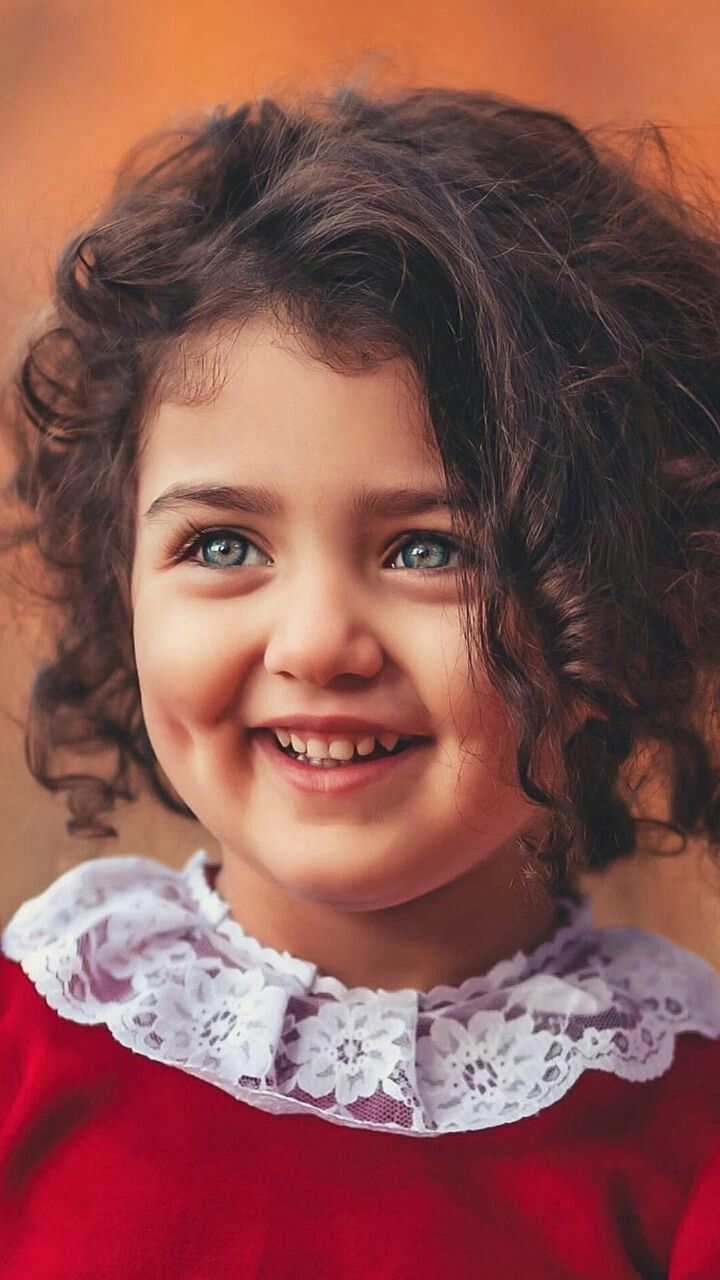
#> input picture Image_processing_Practical_labs/Exp6/pk.jpg, 720 x 1280 px, found by its file name
$ jupyter execute 'Gaussin Filter.ipynb'
#> lines starting #> are read from the running program, lines starting #| are printed output that depends on the picture
[cell 1]
# libraries
import cv2
import numpy as np
import matplotlib.pyplot as plt

# open the image f
f = cv2.imread('PK.jpg',0)
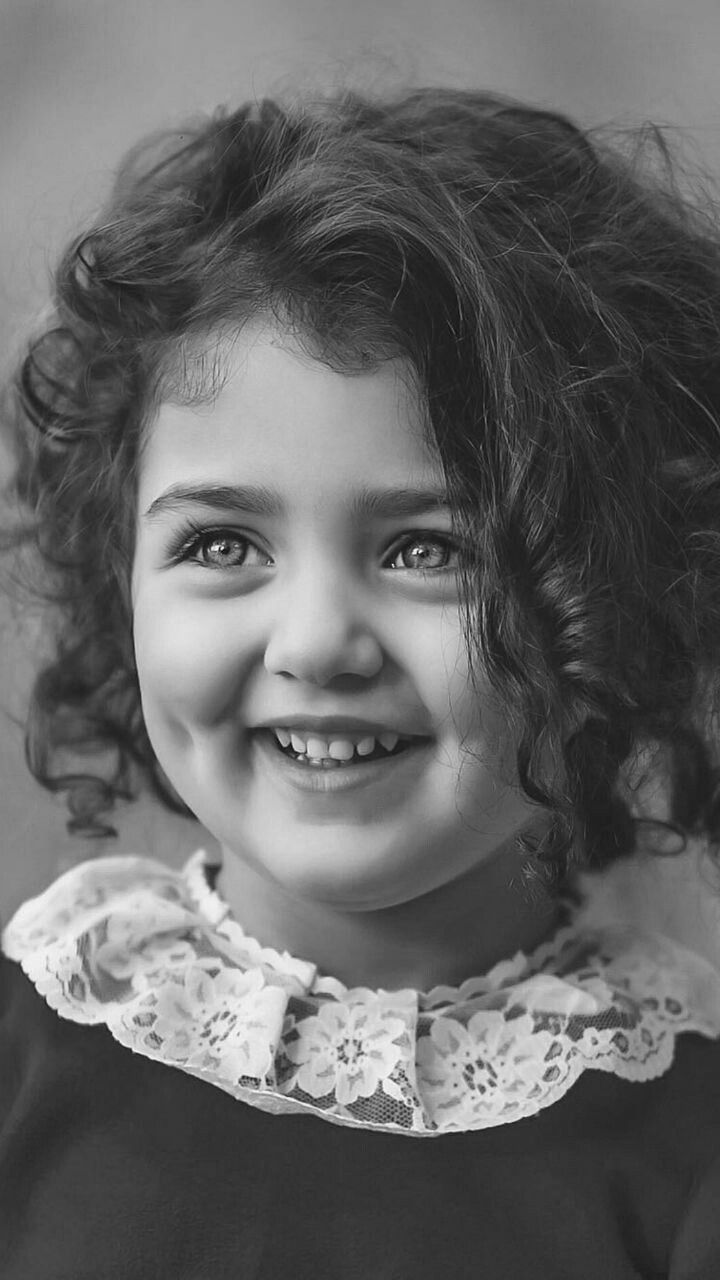
#> f: shape (1280, 720); min 3, max 253, mean 100.3

plt.figure(figsize=(5,5))
plt.imshow(f, cmap='gray')
plt.axis('off')
plt.show()

# transform the image into frequency domain, f --> F
F = np.fft.fft2(f)
Fshift = np.fft.fftshift(F)

plt.figure(figsize=(5,5))
plt.imshow(np.log1p(np.abs(F)), cmap='gray')
plt.axis('off')
plt.show()
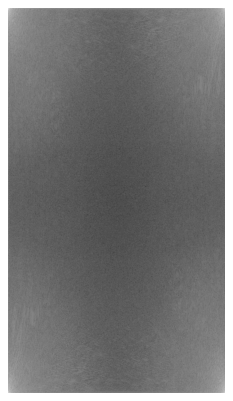
#> figure drawn by matplotlib, 1 panel

plt.figure(figsize=(5,5))
plt.imshow(np.log1p(np.abs(Fshift)), cmap='gray')
plt.axis('off')
plt.show()
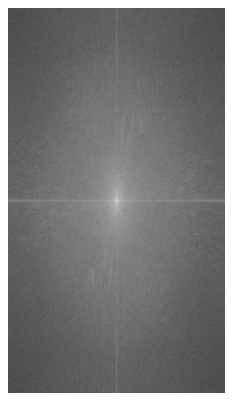
#> figure drawn by matplotlib, 1 panel

# Create Gaussin Filter: Low Pass Filter
M,N = f.shape
#> M = 1280; N = 720
H = np.zeros((M,N), dtype=np.float32)
D0 = 10
for u in range(M):
    for v in range(N):
        D = np.sqrt((u-M/2)**2 + (v-N/2)**2)
        H[u,v] = np.exp(-D**2/(2*D0*D0))
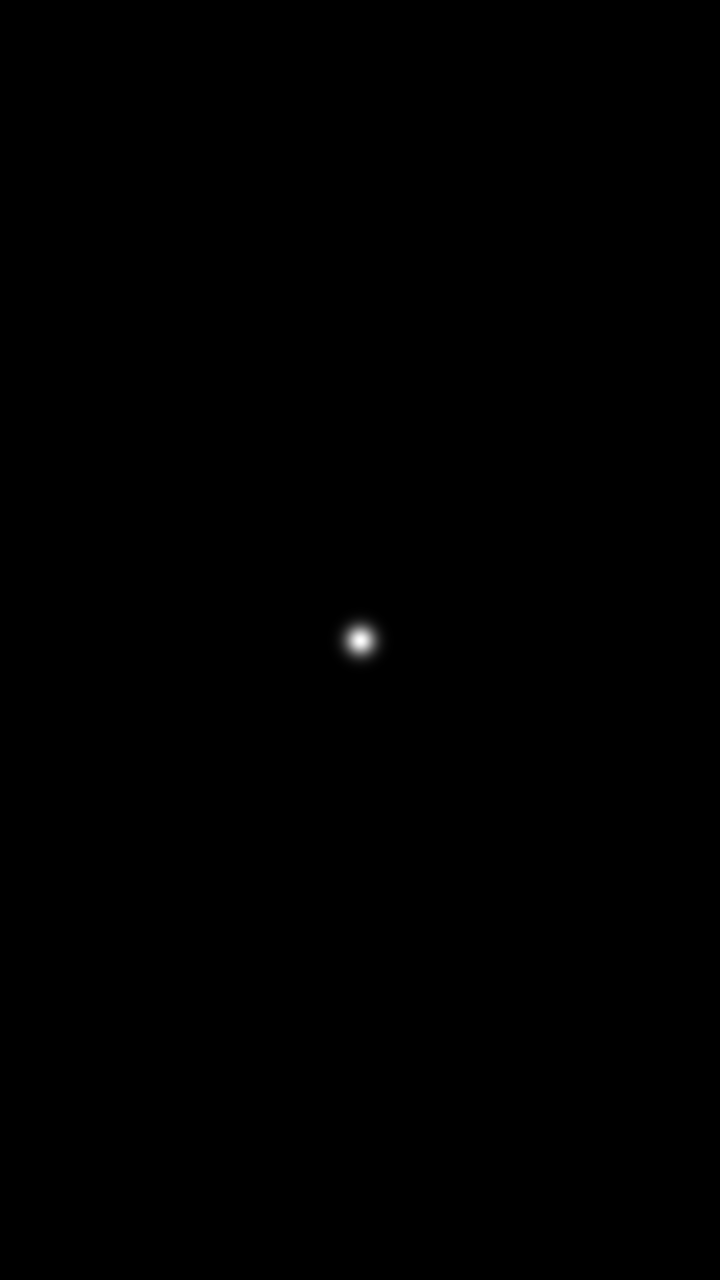
#> H: shape (1280, 720) float32; min 0, max 1, mean 0.000682

plt.figure(figsize=(5,5))
plt.imshow(H, cmap='gray')
plt.axis('off')
plt.show()

# Image Filters
Gshift = Fshift * H
G = np.fft.ifftshift(Gshift)
g = np.abs(np.fft.ifft2(G))
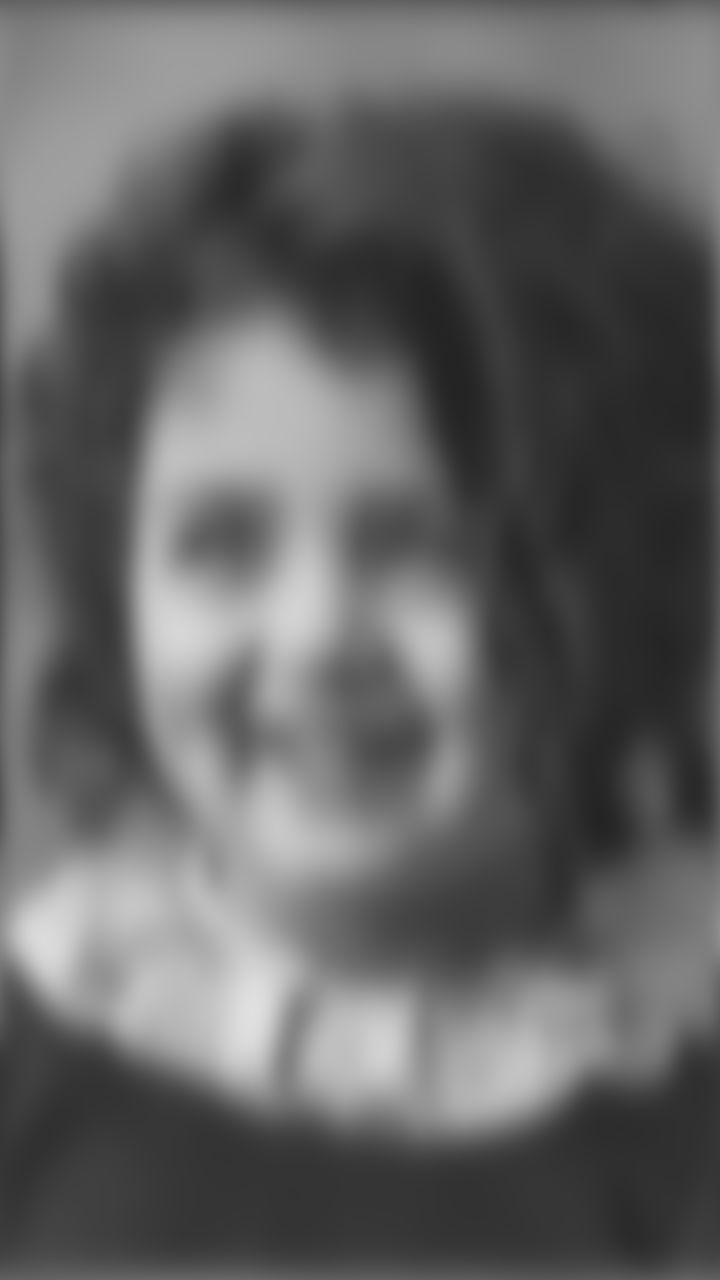
#> g: shape (1280, 720) float64; min 36.04, max 224.3, mean 100.3

plt.figure(figsize=(5,5))
plt.imshow(g, cmap='gray')
plt.axis('off')
plt.show()

plt.figure(figsize=(5,5))
plt.imshow(np.log1p(np.abs(Gshift)), cmap='gray')
plt.axis('off')
plt.show()
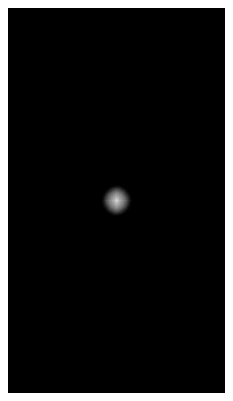
#> figure drawn by matplotlib, 1 panel

plt.figure(figsize=(5,5))
plt.imshow(np.log1p(np.abs(G)), cmap='gray')
plt.axis('off')
plt.show()

# Gaussian: High pass filter
HPF = 1 - H

plt.figure(figsize=(5,5))
plt.imshow(HPF, cmap='gray')
plt.axis('off')
plt.show()
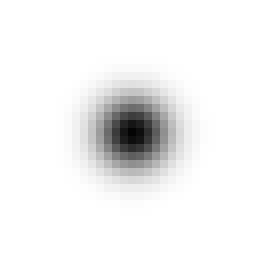
#> figure drawn by matplotlib, 1 panel

# Image Filters
Gshift = Fshift * HPF
G = np.fft.ifftshift(Gshift)
g = np.abs(np.fft.ifft2(G))
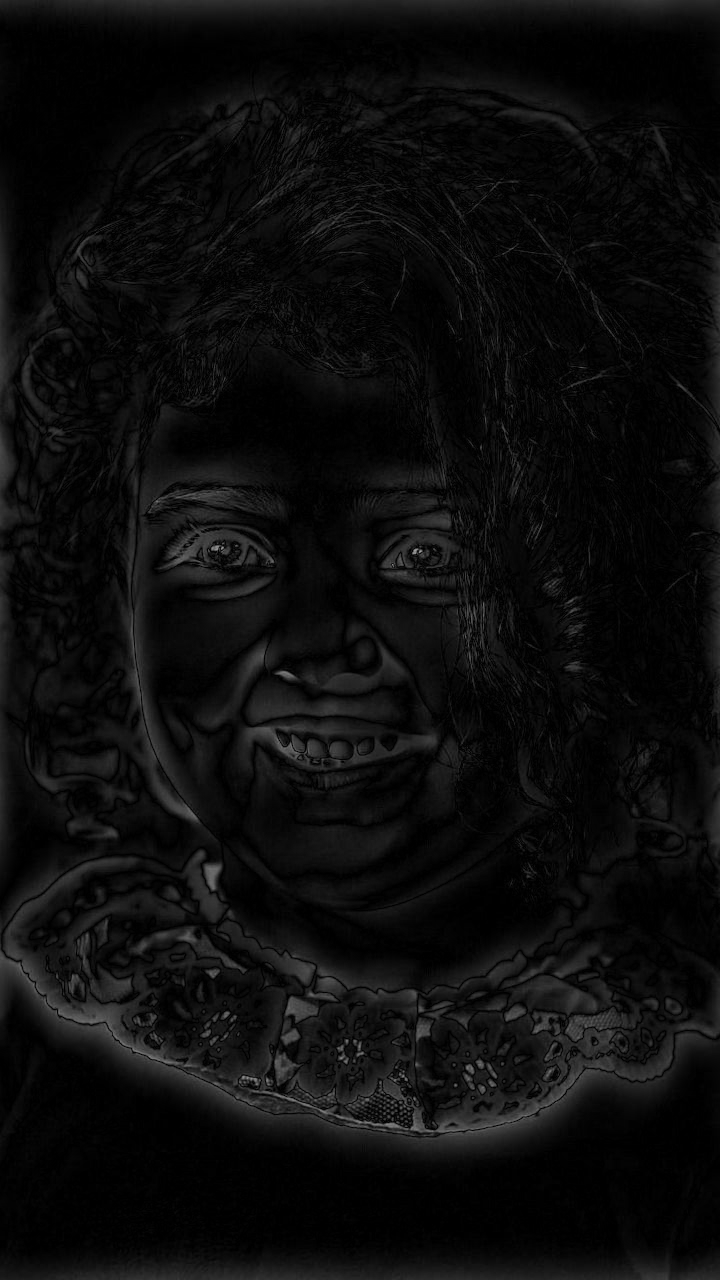
#> g: shape (1280, 720) float64; min 1.8e-05, max 161.6, mean 13

plt.figure(figsize=(5,5))
plt.imshow(g, cmap='gray')
plt.axis('off')
plt.show()

plt.figure(figsize=(5,5))
plt.imshow(np.log1p(np.abs(Gshift)), cmap='gray')
plt.axis('off')
plt.show()
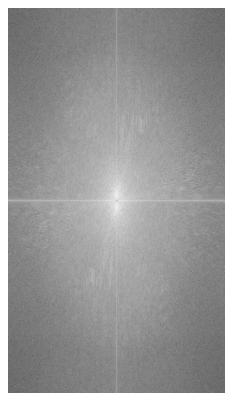
#> figure drawn by matplotlib, 1 panel

plt.figure(figsize=(5,5))
plt.imshow(np.log1p(np.abs(G)), cmap='gray')
plt.axis('off')
plt.show()
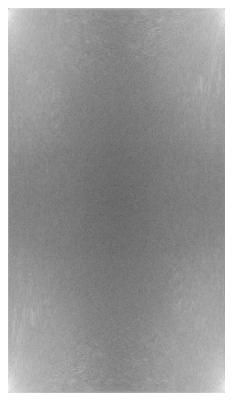
#> figure drawn by matplotlib, 1 panel
